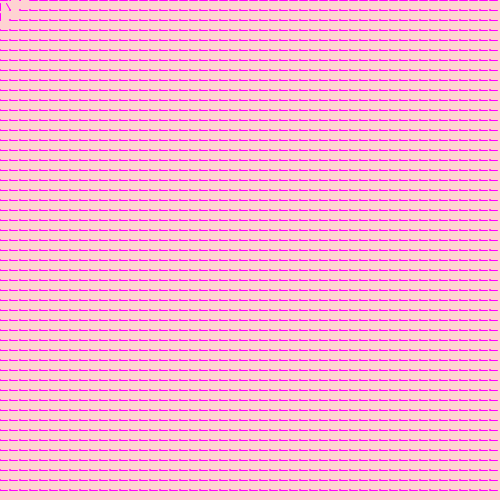
Frame 1 (no input)
Frame 60 (the mouse pressed at the canvas centre just before this capture): identical to frame 1, image omitted
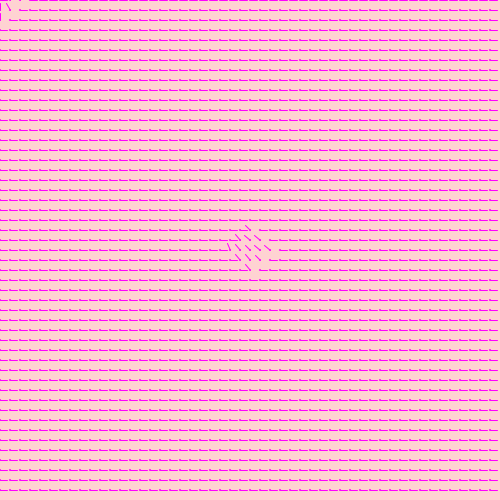
Frame 120 (the mouse held since frame 60 and released just before this capture)

The Processing sketch that drew these frames (run headless with seeded random() and noise(); from frame 60 on, the mouse is pressed at the canvas centre):

// Processing sketch: processing_89021
// ── processing_89021.pde

PVector[][] gridstart = new PVector[50][50];
PVector[][] gridend = new PVector[50][50];
PVector mouse;
PVector prev_pos;
int flag_x=0,flag_y=0;

void setup()
{
  size(500,500);
  
  for(int i=0;i<50;i++)
  {
    for(int j=0;j<50;j++)
    {
      gridstart[i][j]=new PVector(i*10,j*10);     
      gridend[i][j]=new PVector(7,0);
    }
  }
  prev_pos = new PVector(mouseX,mouseY);
  stroke(255,0,255);
}

void draw()
{
  float distance;
  background(255,210,210);
  
  mouse = new PVector(mouseX,mouseY);
  
  if(mouse.x>prev_pos.x)
    flag_x=1;
  else
    flag_x=0;
    
  if(mouse.y>prev_pos.y)
    flag_y=1;
  else
    flag_y=0;
  
  
  for(int i=0;i<50;i++)
    {
      for(int j=0;j<50;j++)
      {
        distance = dist(mouseX,mouseY,gridstart[i][j].x,gridstart[i][j].y);
        mouse.sub(gridstart[i][j]);
        if(flag_x==1)
        {
          if(distance<=20 && gridstart[i][j].x<mouse.x)
          {
            mouse.limit(7);
            gridend[i][j].x=mouse.x;
            gridend[i][j].y=mouse.y;
          }
        }
        else
        {
          if(distance<=20 && gridstart[i][j].x>mouse.x)
          {
            mouse.limit(7);
            gridend[i][j].x=mouse.x;
            gridend[i][j].y=mouse.y;
          }
        }
        
        if(flag_y==1)
        {
          if(distance<=20 && gridstart[i][j].y<mouse.y)
          {
            mouse.limit(7);
            gridend[i][j].x=mouse.x;
            gridend[i][j].y=mouse.y;
          }
        }
        else
        {
          if(distance<=20 && gridstart[i][j].y>mouse.y)
          {
            mouse.limit(7);
            gridend[i][j].x=mouse.x;
            gridend[i][j].y=mouse.y;
          }
        }
        pushMatrix();
        translate(gridstart[i][j].x,gridstart[i][j].y);
        noStroke();
        fill(255,0,255);
        ellipse(0,0,2,2);
        stroke(255,0,255);
        line(0,0,gridend[i][j].x,gridend[i][j].y);
        popMatrix();
      }
    }
    
    
    
  /*
  if(flag==1)
  {
    for(int i=0;i<50;i++)
    {
      for(int j=0;j<50;j++)
      {
        mouse = new PVector(mouseX,mouseY);
        mouse.sub(gridstart[i][j]);
        distance=dist(mouseX,mouseY,gridstart[i][j].x,gridstart[i][j].y);
        if(distance<=30 && gridstart[i][j].x<=mouseX && gridstart[i][j].y<=mouseY)
        {
          mouse.limit(7);
          gridend[i][j].x=mouse.x;
          gridend[i][j].y=mouse.y;
        }
        pushMatrix();
        translate(gridstart[i][j].x,gridstart[i][j].y);
        noStroke();
        fill(255,0,255);
        ellipse(0,0,2,2);
        stroke(255,0,255);
        line(0,0,gridend[i][j].x,gridend[i][j].y);
        popMatrix();
      }
    }
  }
  
  else if(flag==2)
  {
    for(int i=0;i<50;i++)
    {
      for(int j=0;j<50;j++)
      {
        mouse = new PVector(mouseX,mouseY);
        mouse.sub(gridstart[i][j]);
        distance=dist(mouseX,mouseY,gridstart[i][j].x,gridstart[i][j].y);
        if(distance<=30 && gridstart[i][j].x<=mouseX && gridstart[i][j].y>mouseY)
        {
          mouse.limit(7);
          gridend[i][j].x=mouse.x;
          gridend[i][j].y=mouse.y;
        }
        pushMatrix();
        translate(gridstart[i][j].x,gridstart[i][j].y);
        noStroke();
        fill(255,0,255);
        ellipse(0,0,2,2);
        stroke(255,0,255);
        line(0,0,gridend[i][j].x,gridend[i][j].y);
        popMatrix();
      }
    }
  }
  
  else if(flag==3)
  {
    for(int i=0;i<50;i++)
    {
      for(int j=0;j<50;j++)
      {
        mouse = new PVector(mouseX,mouseY);
        mouse.sub(gridstart[i][j]);
        distance=dist(mouseX,mouseY,gridstart[i][j].x,gridstart[i][j].y);
        if(distance<=30 && gridstart[i][j].x>mouseX && gridstart[i][j].y<=mouseY)
        {
          mouse.limit(7);
          gridend[i][j].x=mouse.x;
          gridend[i][j].y=mouse.y;
        }
        pushMatrix();
        translate(gridstart[i][j].x,gridstart[i][j].y);
        noStroke();
        fill(255,0,255);
        ellipse(0,0,2,2);
        stroke(255,0,255);
        line(0,0,gridend[i][j].x,gridend[i][j].y);
        popMatrix();
      }
    }
  }
  
  else if(flag==4)
  {
    for(int i=0;i<50;i++)
    {
      for(int j=0;j<50;j++)
      {
        mouse = new PVector(mouseX,mouseY);
        mouse.sub(gridstart[i][j]);
        distance=dist(mouseX,mouseY,gridstart[i][j].x,gridstart[i][j].y);
        if(distance<=30 && gridstart[i][j].x>=mouseX && gridstart[i][j].y>=mouseY)
        {
          mouse.limit(7);
          gridend[i][j].x=mouse.x;
          gridend[i][j].y=mouse.y;
        }
        pushMatrix();
        translate(gridstart[i][j].x,gridstart[i][j].y);
        noStroke();
        fill(255,0,255);
        ellipse(0,0,2,2);
        stroke(255,0,255);
        line(0,0,gridend[i][j].x,gridend[i][j].y);
        popMatrix();
      }
    }
  }
  */
  prev_pos.x=mouseX;
  prev_pos.y=mouseY;
}
